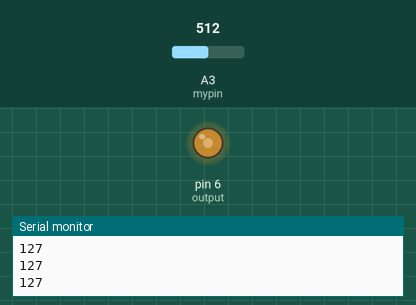
Simulated run of this sketch. Board: Arduino Uno, built with avr-gcc and run on an emulated ATmega328P. Parts: output pins drawn as LEDs (lit = HIGH), the last lines printed to the serial monitor. Inputs (shaded band) come from the test bench; at power-on: A3 (mypin) = 512.

Above: at 1.2 s.
1.3 s: A3 (mypin) set to 716
At 1.9 s:
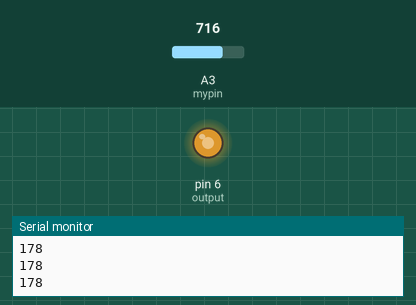
2.8 s: A3 (mypin) set to 900
At 3.2 s:
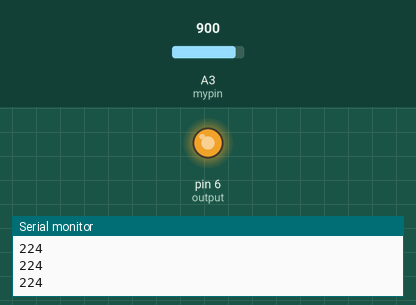
4.3 s: A3 (mypin) set to 122
At 5.5 s:
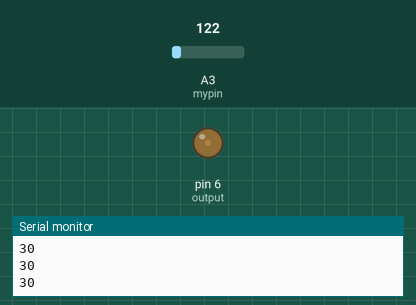
5.8 s: A3 (mypin) set to 0
At 7.0 s:
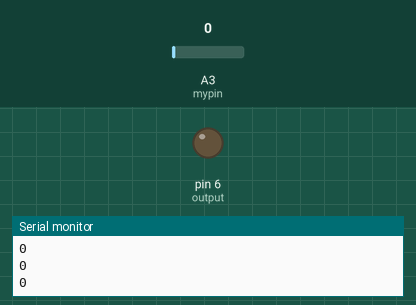
7.3 s: A3 (mypin) set to 511
At 8.3 s:
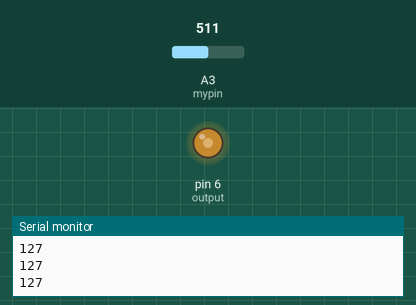
Timing chart, 0 to 9.8 s (numbered marks = the images above; inputs shaded):
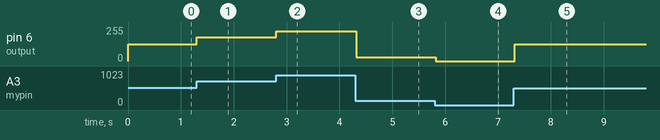

Measured:
- after the input at 1.3 s, pin 6 (output): 127/255 → 178/255 at once
- after the input at 2.8 s, pin 6 (output): 178/255 → 224/255 at once
- after the input at 4.3 s, pin 6 (output): 224/255 → 30/255 at once
- after the input at 5.8 s, pin 6 (output): 30/255 → 0/255 at once
- after the input at 7.3 s, pin 6 (output): 0/255 → 127/255 at once

The sketch:

2.ino
```cpp
 int mypin=A3;
  int output=6;
  int potval;
  int ledval;


void setup() {
  // put your setup code here, to run once:
  pinMode(mypin,INPUT);
  pinMode(output, OUTPUT);
  Serial.begin(9600);


}

void loop() {
  // put your main code here, to run repeatedly:
  potval=analogRead(mypin);
  ledval=(255./1023.)*potval;
  analogWrite(output,ledval);
  Serial.println(ledval);
  delay(100);
  }
```
